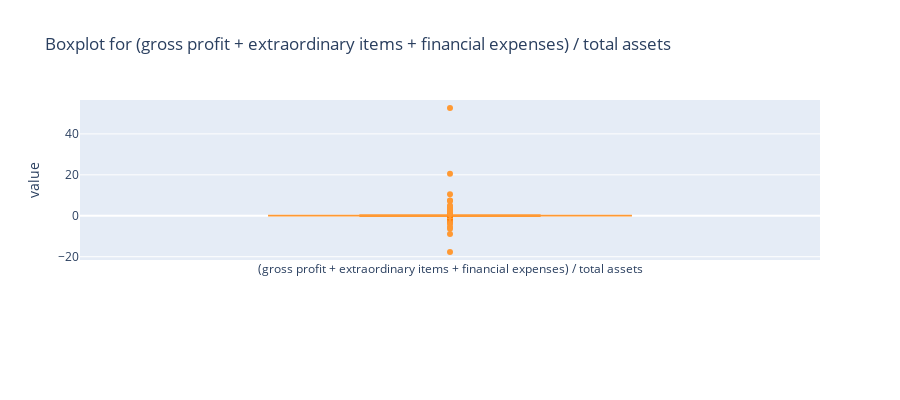

Notebook source saved alongside this figure:
### Markdown cell above
To see boxplot for individual explanatory variable. Change the index (0-64) at `explanatory_variable_index`. 
Hover over each outlier to see its value.

### Code cell
explanatory_variable_index = 10

df.iloc[:, explanatory_variable_index].iplot(
    kind="box",
    boxpoints="outliers",
    layout=dict(
        height=400,
        yaxis=dict(title="value"),
        title=f"Boxplot for {df.columns[explanatory_variable_index]}",
        margin=dict(b=140),
    ),
)

### Figure 1 — Plotly figure (JSON) as saved in the notebook; plotly's stock layout.template omitted (floating-point values rounded to 4 significant figures; data arrays with more than 128 entries replaced by an {"elided": "..."} marker saying what was removed)
{"data": [{"boxpoints": "outliers", "line": {"width": 1.3}, "marker": {"color": "rgba(255, 153, 51, 1.0)"}, "name": "(gross profit + extraordinary items + financial expenses) / total assets", "orientation": "v", "type": "box", "y": {"elided": "10503 float values"}}], "layout": {"height": 400, "margin": {"b": 140}, "title": {"text": "Boxplot for (gross profit + extraordinary items + financial expenses) / total assets"}, "yaxis": {"title": {"text": "value"}}}}
